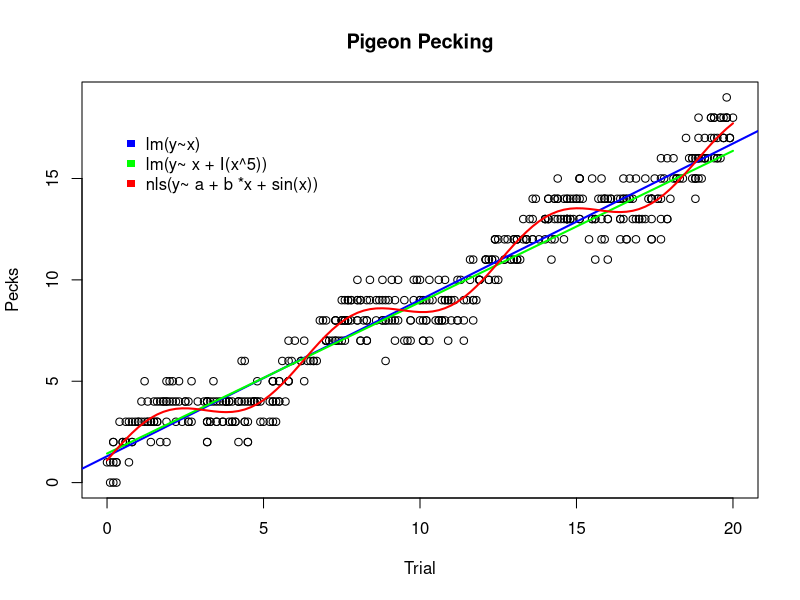

Reproduce this figure in R.
# Walter Reilly
# 3.19.17
# 204b final

#3
library(tidyverse)
# 3 load dat data 
d = read.csv("pigeon.csv")

#3a have a looksies 
plot(d$trial,d$pecks, xlab = "Trial", ylab = "Pecks", main = "Pigeon Pecking")

#3b
m1 = lm(d$pecks ~ d$trial)
summary(m1)


#add line to plot
abline(lm(formula = pecks ~ trial, data = d), col = "blue", lwd = 2)

# use quadratic
m2 = lm(pecks ~ trial + I(trial^5), data = d)
summary(m2)

# add line
c = coef(m2)
 curve(c[1] + c[2]*x + c[3]*(x^3), add = TRUE, lty = 1, col = "green",lwd = 2)


library(nlme)
#sine model
m3 = nls(pecks ~ a + b*(trial) +  sin(trial), start = list(a = 0, b = 0), data = d)
summary(m3)


c = coef(m3)
curve(c[1] + c[2]*x + sin(x), add = TRUE, lty = 1, col = "red", lwd = 2)

#add legend
legend("topleft", bty = "n", legend = c("lm(y~x) ", "lm(y~ x + I(x^5)) ", "nls(y~ a + b *x + sin(x)) "), col = c("blue","green","red"), pch = 15, inset = c(0.05, 0.1))


#compare 
AIC(m1);BIC(m1);
AIC(m2);BIC(m2);
AIC(m3);BIC(m3);
